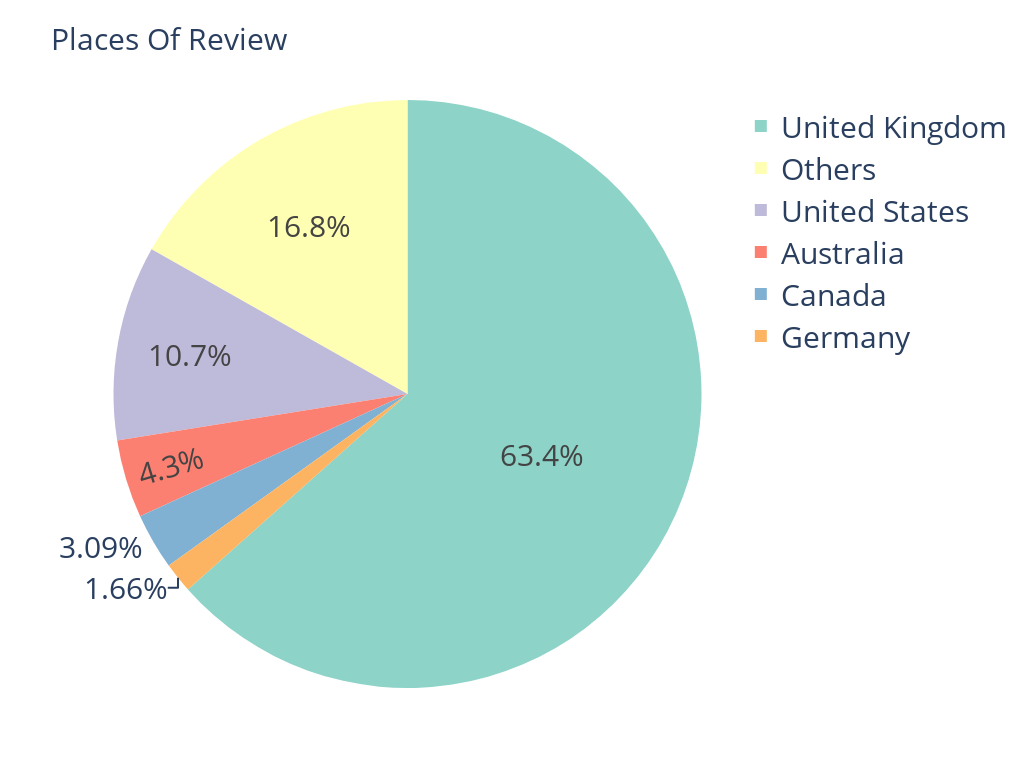

The cell this chart's notebook holds for it:
### Code cell
fig=px.pie(values=updatedvalues, names=updatednames, title="Places Of Review", color_discrete_sequence=px.colors.qualitative.Set3, width=1024, height=768)
fig.update_layout(title_font_size=30)
fig.update_layout(legend=dict(font=dict(size= 30)))
fig.update_traces(textfont_size=30)
fig.show()

### Figure 1 — Plotly figure (JSON) as saved in the notebook; plotly's stock layout.template omitted (floating-point values rounded to 4 significant figures)
{"data": [{"domain": {"x": [0, 1], "y": [0, 1]}, "hovertemplate": "label=%{label}<br>value=%{value}<extra></extra>", "labels": ["United States", "United Kingdom", "Canada", "Australia", "Germany", "Others"], "legendgroup": "", "name": "", "showlegend": true, "textfont": {"size": 30}, "type": "pie", "values": [381, 2256, 110, 153, 59, 598]}], "layout": {"height": 768, "legend": {"font": {"size": 30}, "tracegroupgap": 0}, "piecolorway": ["rgb(141,211,199)", "rgb(255,255,179)", "rgb(190,186,218)", "rgb(251,128,114)", "rgb(128,177,211)", "rgb(253,180,98)", "rgb(179,222,105)", "rgb(252,205,229)", "rgb(217,217,217)", "rgb(188,128,189)", "rgb(204,235,197)", "rgb(255,237,111)"], "title": {"font": {"size": 30}, "text": "Places Of Review"}, "width": 1024}}
